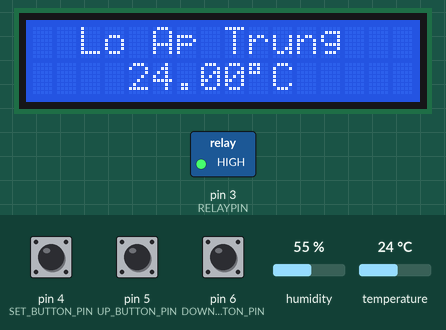
This sketch was run on a simulated Arduino Uno, built with avr-gcc and run on an emulated ATmega328P. Parts: 16×2 character LCD, switched loads named in the sketch (green lamp = pin HIGH). The test bench sets the inputs (shaded band); at power-on: pin 4 (SET_BUTTON_PIN) HIGH, temperature 24 °C, pin 6 (DOWN_BUTTON_PIN) HIGH, pin 5 (UP_BUTTON_PIN) HIGH, humidity 55 %. EEPROM starts erased.

Above: at 3.2 s.
3.3 s: pin 4 (SET_BUTTON_PIN) pulled LOW for 1 s
At 3.9 s:
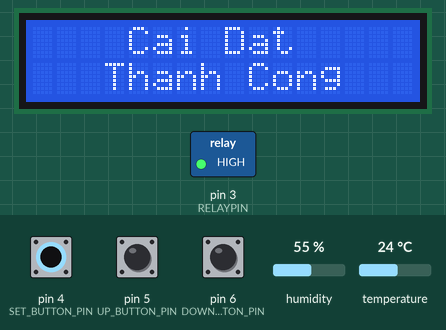
6.2 s: temperature set to 12 °C
At 8.6 s:
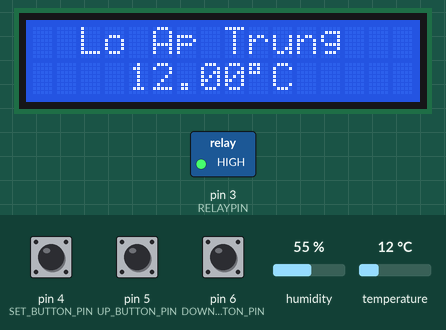
9.2 s: temperature set to 19 °C
At 11.9 s:
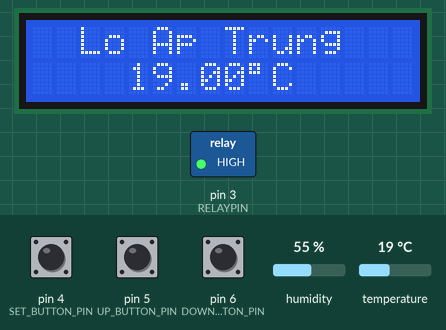
12.2 s: temperature set to 28 °C
At 14.4 s:
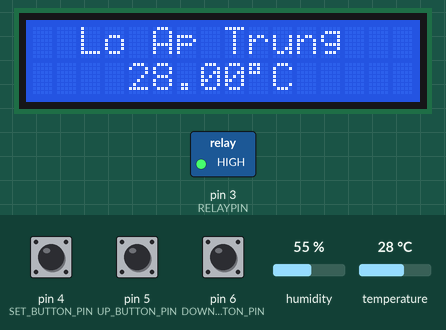
15.2 s: pin 4 (SET_BUTTON_PIN) pulled LOW for 0.15 s
At 16.2 s:
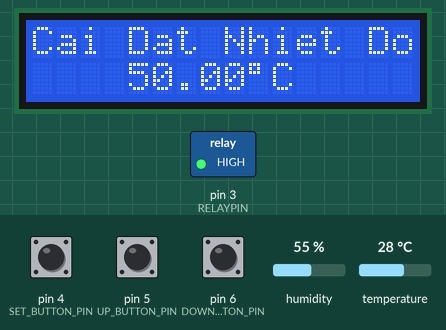
16.8 s: pin 6 (DOWN_BUTTON_PIN) pulled LOW for 1 s
At 18.9 s:
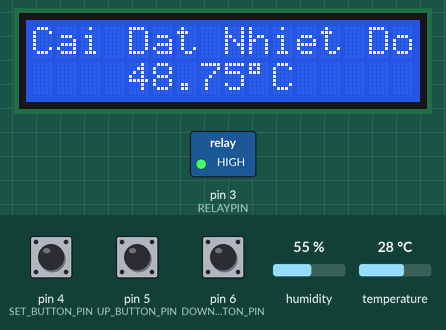
Timing chart, 0 to 20.3 s (numbered marks = the images above; inputs shaded):
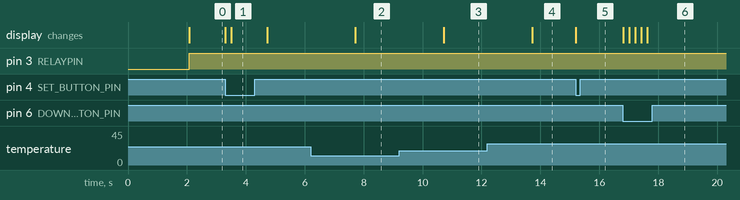

Measured:
- after the input at 3.3 s, the display: first changes at once (image 1 shows a later state)
- after the input at 6.2 s, the display: changes after 1.5 s (image 2)
- after the input at 9.2 s, the display: changes after 1.5 s (image 3)
- after the input at 12.2 s, the display: changes after 1.5 s (image 4)
- after the input at 15.2 s, the display: changes at once (image 5)
- after the input at 16.8 s, the display: first changes at once (image 6 shows a later state)

The sketch:

BLKLab_Code_Khong_Che_Nhiet_Do_Lo_Ap_Trung.ino
```cpp
/*
 * ================================================================================*
 *                            BANLINHKIEN.COM
 * ================================================================================*
 *                  Kiểm soát nhiệt độ lò ấp trứng bằng Arduino
 * Đấu nối:
 + LCD:
  -D12: nối với chân RS của LCD
  -D11: nối với chân ENABLE của LCD
  -D10: nối với chân D4 của LCD
  -D9: nối với chân D5 của LCD
  -D8: nối với chân D6 của LCD
  -D7: nối với chân D7 của LCD
 + Phím bấm:
  -D4: nối với chân của phím bấm SET
  -D5: nối với chân của phím bấm UP
  -D6: nối với chân của phím bấm DOWN
 + Cảm biến nhiệt độ, độ ẩm DHT22:
  -D2: nối với chân của DHT22
 + Modul Relay:
  -D2: nối với chân Modul Relays
 */

#include <DHT.h>                                                                                            // Gọi thư viện DHT (cảm biến nhiệt độ và độ ẩm)
#include <LiquidCrystal.h>                                                                                  // Gọi thư viện LiquidCrystal (để điều khiển màn hình LCD)
#include <EEPROM.h>                                                                                         // Gọi thư viện EEPROM (để lưu trữ dữ liệu trong bộ nhớ EEPROM)

#define DHTPIN 2                                                                                            // Định nghĩa chân số 2 là chân dữ liệu cho cảm biến DHT
#define RELAYPIN 3                                                                                          // Định nghĩa chân số 3 là chân kết nối với relay
#define SET_BUTTON_PIN 4                                                                                    // Định nghĩa chân số 4 là chân cho nút cài đặt
#define UP_BUTTON_PIN 5                                                                                     // Định nghĩa chân số 5 là chân cho nút tăng nhiệt độ
#define DOWN_BUTTON_PIN 6                                                                                   // Định nghĩa chân số 6 là chân cho nút giảm nhiệt độ

#define RELAY_ON  HIGH                                                                                      // Định nghĩa trạng thái bật của relay
#define RELAY_OFF LOW                                                                                       // Định nghĩa trạng thái tắt của relay

DHT dht(DHTPIN, DHT21);                                                                                     // Tạo một đối tượng DHT để đọc dữ liệu từ cảm biến
LiquidCrystal lcd(12, 11, 10, 9, 8, 7);                                                                     // Tạo một đối tượng LiquidCrystal để điều khiển màn hình LCD

const int MODE_DEFAULT = 0;                                                                                 // Định nghĩa hằng số cho chế độ mặc định
const int MODE_SET_TEMP = 1;                                                                                // Định nghĩa hằng số cho chế độ cài đặt nhiệt độ
const int MODE_SUCCESS = 2;                                                                                 // Định nghĩa hằng số cho chế độ cài đặt thành công

float temperatureSet = 37.0;                                                                                // Nhiệt độ được đặt mặc định
float currentTemp = 0.0;                                                                                    // Biến để lưu trữ nhiệt độ hiện tại
int mode = MODE_DEFAULT;                                                                                    // Chế độ hoạt động ban đầu

unsigned long previousMillis = 0;                                                                           // Biến để theo dõi thời gian trôi qua
const long interval = 1000;                                                                                 // Khoảng thời gian giữa các đọc dữ liệu cảm biến

void setup()
{
  Serial.begin(9600);                                                                                       // Khởi tạo giao tiếp Serial với tốc độ 9600 bps
  dht.begin();                                                                                              // Khởi tạo cảm biến DHT
  pinMode(RELAYPIN, OUTPUT);                                                                                // Đặt chân RELAYPIN là OUTPUT
  pinMode(SET_BUTTON_PIN, INPUT_PULLUP);                                                                    // Đặt chân SET_BUTTON_PIN là INPUT_PULLUP (nút cài đặt với điện trở kéo lên)
  pinMode(UP_BUTTON_PIN, INPUT_PULLUP);                                                                     // Đặt chân UP_BUTTON_PIN là INPUT_PULLUP (nút tăng nhiệt độ với điện trở kéo lên)
  pinMode(DOWN_BUTTON_PIN, INPUT_PULLUP);                                                                   // Đặt chân DOWN_BUTTON_PIN là INPUT_PULLUP (nút giảm nhiệt độ với điện trở kéo lên)
  lcd.begin(16, 2);                                                                                         // Khởi tạo màn hình LCD với kích thước 16x2

  lcd.setCursor(0, 0);                                                                                      // Đặt con trỏ vị trí (0,0) trên màn hình LCD
  lcd.print("Banlinhkien.com");                                                                             // In văn bản lên màn hình
  lcd.setCursor(3, 1);                                                                                      // Đặt con trỏ vị trí (3,1) trên màn hình LCD
  lcd.print("Xin Chao");                                                                                    // In văn bản lên màn hình
  delay(2000);                                                                                              // Tạm dừng 2 giây
  lcd.clear();                                                                                              // Xóa màn hình LCD

  temperatureSet = constrain(EEPROM.read(0), 20, 50);                                                       // Đọc nhiệt độ được lưu trữ trong EEPROM và giới hạn nó trong khoảng từ 20 đến 50
  updateLCD();                                                                                              // Cập nhật màn hình LCD với nhiệt độ được đọc từ EEPROM
}

void loop()
{
  handleButtons();                                                                                          // Xử lý các nút bấm

  unsigned long currentMillis = millis();                                                                   // Lấy thời gian hiện tại

  if (currentMillis - previousMillis >= interval)
  {
    previousMillis = currentMillis;                                                                         // Lưu lại thời gian hiện tại

    currentTemp = dht.readTemperature();                                                                    // Đọc nhiệt độ từ cảm biến DHT21

    if (mode != MODE_SET_TEMP)
    {
      updateLCD();                                                                                          // Cập nhật màn hình LCD nếu không ở chế độ cài đặt nhiệt độ
    }

    controlRelay();                                                                                         // Kiểm soát relay dựa trên nhiệt độ
  }
}

void handleButtons()
{
  int setButtonState = digitalRead(SET_BUTTON_PIN);                                                         // Đọc trạng thái của nút cài đặt
  int upButtonState = digitalRead(UP_BUTTON_PIN);                                                           // Đọc trạng thái của nút tăng nhiệt độ
  int downButtonState = digitalRead(DOWN_BUTTON_PIN);                                                       // Đọc trạng thái của nút giảm nhiệt độ

  if (setButtonState == LOW)
  {
    mode = (mode + 1) % 3;                                                                                  // Chuyển qua chế độ khác
    updateLCD();                                                                                            // Cập nhật màn hình LCD với chế độ hoạt động mới

    if (mode == MODE_SUCCESS)
    {
      lcd.setCursor(4, 0);
      lcd.print("Cai Dat");
      lcd.setCursor(3, 1);
      lcd.print("Thanh Cong");
      delay(1000);
      mode = MODE_DEFAULT;                                                                                  // Chuyển về chế độ mặc định sau khi cài đặt thành công
    }
    saveSettingsToEEPROM();                                                                                 // Lưu cài đặt vào EEPROM
    delay(200);                                                                                             // Tạm dừng 200ms để tránh nhấn nút nhiều lần
  }

  switch (mode)
  {
    case MODE_SET_TEMP:
      if (upButtonState == LOW && temperatureSet < 50)
      {
        temperatureSet += 0.25;                                                                             // Tăng nhiệt độ được đặt lên 0.25 độ Celsius
        if (temperatureSet > 50)
        {
          temperatureSet = 50;                                                                              // Giới hạn nhiệt độ được đặt tối đa là 50 độ
        }
        updateLCD();                                                                                        // Cập nhật màn hình LCD
        saveSettingsToEEPROM();                                                                             // Lưu cài đặt vào EEPROM
        delay(200);                                                                                         // Tạm dừng 200ms để tránh nhấn nút nhiều lần
      }
      if (downButtonState == LOW && temperatureSet > 20)
      {
        temperatureSet -= 0.25;                                                                             // Giảm nhiệt độ được đặt xuống 0.25 độ Celsius
        if (temperatureSet < 20)
        {
          temperatureSet = 20;                                                                              // Giới hạn nhiệt độ được đặt tối thiểu là 20 độ
        }
        updateLCD();                                                                                        // Cập nhật màn hình LCD
        saveSettingsToEEPROM();                                                                             // Lưu cài đặt vào EEPROM
        delay(200);                                                                                         // Tạm dừng 200ms để tránh nhấn nút nhiều lần
      }
      break;
  }
}

void controlRelay()
{
  const float hysteresis = 2;                                                                               // Độ lệch nhiệt độ để tránh việc relay bật/tắt liên tục

  if (currentTemp < (temperatureSet - hysteresis))
  {
    digitalWrite(RELAYPIN, RELAY_ON);                                                                       // Bật relay nếu nhiệt độ hiện tại thấp hơn nhiệt độ được đặt
  }
  else if (currentTemp > temperatureSet)
  {
    digitalWrite(RELAYPIN, RELAY_OFF);                                                                      // Tắt relay nếu nhiệt độ hiện tại cao hơn nhiệt độ được đặt
  }
}

void updateLCD()
{
  lcd.clear();                                                                                              // Xóa màn hình LCD

  switch (mode)
  {
    case MODE_DEFAULT:
      lcd.setCursor(2, 0);
      lcd.print("Lo Ap Trung");                                                                             // Hiển thị "Lo Áp Trung"
      lcd.setCursor(4, 1);
      lcd.print(currentTemp);                                                                               // Hiển thị nhiệt độ hiện tại
      lcd.write(223);                                                                                       // Hiển thị ký hiệu độ Celsius (°)
      lcd.print("C");
      break;
    case MODE_SET_TEMP:
      lcd.setCursor(0, 0);
      lcd.print("Cai Dat Nhiet Do");                                                                        // Hiển thị "Cài Đặt Nhiệt Độ"
      lcd.setCursor(4, 1);
      lcd.print(temperatureSet);                                                                            // Hiển thị nhiệt độ được đặt
      lcd.write(223);                                                                                       // Hiển thị ký hiệu độ (°)
      lcd.print("C");
      break;
  }
}

void saveSettingsToEEPROM()
{
  EEPROM.write(0, static_cast<uint8_t>(temperatureSet));                                                    // Lưu nhiệt độ được đặt vào EEPROM
}
```
